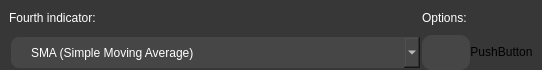
          <widget class="QWidget" name="indicator_widget_4" native="true">
           <property name="sizePolicy">
            <sizepolicy hsizetype="Expanding" vsizetype="Expanding">
             <horstretch>0</horstretch>
             <verstretch>0</verstretch>
            </sizepolicy>
           </property>
           <property name="maximumSize">
            <size>
             <width>16777215</width>
             <height>70</height>
            </size>
           </property>
           <property name="styleSheet">
            <string notr="true">background-color: rgb(55,55,55);
border-radius: 10px;</string>
           </property>
           <layout class="QHBoxLayout" name="horizontalLayout_5">
            <property name="spacing">
             <number>0</number>
            </property>
            <property name="leftMargin">
             <number>9</number>
            </property>
            <property name="topMargin">
             <number>0</number>
            </property>
            <property name="rightMargin">
             <number>9</number>
            </property>
            <property name="bottomMargin">
             <number>0</number>
            </property>
            <item>
             <widget class="QWidget" name="indicator_widget_nested_4" native="true">
              <layout class="QGridLayout" name="gridLayout_4">
               <property name="leftMargin">
                <number>0</number>
               </property>
               <property name="topMargin">
                <number>0</number>
               </property>
               <property name="rightMargin">
                <number>0</number>
               </property>
               <property name="bottomMargin">
                <number>0</number>
               </property>
               <property name="spacing">
                <number>0</number>
               </property>
               <item row="0" column="1">
                <widget class="QLabel" name="indicator_options_label_4">
                 <property name="styleSheet">
                  <string notr="true">QLabel {
	font: 10pt &quot;MS Shell Dlg 2&quot;;
	color: rgb(255,255,255);
}</string>
                 </property>
                 <property name="text">
                  <string>Options: </string>
                 </property>
                 <property name="margin">
                  <number>6</number>
                 </property>
                </widget>
               </item>
               <item row="0" column="0">
                <widget class="QLabel" name="indicator_name_label_4">
                 <property name="styleSheet">
                  <string notr="true">QLabel {
	font: 10pt &quot;MS Shell Dlg 2&quot;;
	color: rgb(255,255,255);
}</string>
                 </property>
                 <property name="text">
                  <string>Fourth indicator:</string>
                 </property>
                 <property name="margin">
                  <number>6</number>
                 </property>
                </widget>
               </item>
               <item row="1" column="0">
                <widget class="QComboBox" name="firstIndicator_comboBox_4">
                 <property name="sizePolicy">
                  <sizepolicy hsizetype="Expanding" vsizetype="Preferred">
                   <horstretch>0</horstretch>
                   <verstretch>0</verstretch>
                  </sizepolicy>
                 </property>
                 <property name="minimumSize">
                  <size>
                   <width>0</width>
                   <height>35</height>
                  </size>
                 </property>
                 <property name="maximumSize">
                  <size>
                   <width>16777215</width>
                   <height>35</height>
                  </size>
                 </property>
                 <property name="styleSheet">
                  <string notr="true">QComboBox {
        font: 10pt &quot;MS Shell Dlg 2&quot;;
        border: 2px solid rgb(55,55,55);
        border-radius: 10px;
        color: rgb(255, 255, 255);
        padding-left: 20px;
        padding-right: 20px;
        background-color: rgb(70,70,70);
}

QComboBox:hover {
        border: 2px solid rgb(90,90,90);
}

QComboBox QAbstractItemView {
     border: 2pxsolid rgb(45, 45, 45);
    selection-background-color:rgb(45, 45, 45);
    color: #FFF
                  }
</string>
                 </property>
                 <item>
                  <property name="text">
                   <string>SMA (Simple Moving Average)</string>
                  </property>
                 </item>
                 <item>
                  <property name="text">
                   <string>EMA (Exponential Moving Average)</string>
                  </property>
                 </item>
                 <item>
                  <property name="text">
                   <string>WMA (Weighted Moving Average)</string>
                  </property>
                 </item>
                 <item>
                  <property name="text">
                   <string>BOLL - Upper Band (Bollinger Band)</string>
                  </property>
                 </item>
                 <item>
                  <property name="text">
                   <string>BOLL - Lower Band (Bollinger Band)</string>
                  </property>
                 </item>
                 <item>
                  <property name="text">
                   <string>VWAP (Volumen Weighted Average Price)</string>
                  </property>
                 </item>
                 <item>
                  <property name="text">
                   <string>TRIX (Triple Exponential Average)</string>
                  </property>
                 </item>
                 <item>
                  <property name="text">
                   <string>SAR (Stop and Reverse)</string>
                  </property>
                 </item>
                 <item>
                  <property name="text">
                   <string>MACD - MACD Line (Moving Average Eonvergence Divergence)</string>
                  </property>
                 </item>
                 <item>
                  <property name="text">
                   <string>MACD - Singal Line (Moving Average Eonvergence Divergence)</string>
                  </property>
                 </item>
                 <item>
                  <property name="text">
                   <string>RSI (Relative Strength Index)</string>
                  </property>
                 </item>
                 <item>
                  <property name="text">
                   <string>KDJ (Random Index)</string>
                  </property>
                 </item>
                 <item>
                  <property name="text">
                   <string>OBV (On-balance volume)</string>
                  </property>
                 </item>
                 <item>
                  <property name="text">
                   <string>CCI (Commodity Channel Index)</string>
                  </property>
                 </item>
                 <item>
                  <property name="text">
                   <string>StochRSI (Stoch Relative Strength Index)</string>
                  </property>
                 </item>
                 <item>
                  <property name="text">
                   <string>WR (Williams %)</string>
                  </property>
                 </item>
                 <item>
                  <property name="text">
                   <string>DMI (Directional Movement Index)</string>
                  </property>
                 </item>
                 <item>
                  <property name="text">
                   <string>MTM (Momentum)</string>
                  </property>
                 </item>
                 <item>
                  <property name="text">
                   <string>EVM (Ease of Movement)</string>
                  </property>
                 </item>
                 <item>
                  <property name="text">
                   <string>Value (Plain integer or double)</string>
                  </property>
                 </item>
                 <item>
                  <property name="text">
                   <string>Open (Open price of candle)</string>
                  </property>
                 </item>
                 <item>
                  <property name="text">
                   <string>High (High price of candle)</string>
                  </property>
                 </item>
                 <item>
                  <property name="text">
                   <string>Low (Low price of candle)</string>
                  </property>
                 </item>
                 <item>
                  <property name="text">
                   <string>Close (Close price of candle)</string>
                  </property>
                 </item>
                 <item>
                  <property name="text">
                   <string>Volume (Amount traded in amount of time)</string>
                  </property>
                 </item>
                </widget>
               </item>
               <item row="1" column="1">
                <widget class="QPushButton" name="indicatorOptions_button_4">
                 <property name="sizePolicy">
                  <sizepolicy hsizetype="Expanding" vsizetype="Expanding">
                   <horstretch>0</horstretch>
                   <verstretch>0</verstretch>
                  </sizepolicy>
                 </property>
                 <property name="minimumSize">
                  <size>
                   <width>0</width>
                   <height>35</height>
                  </size>
                 </property>
                 <property name="maximumSize">
                  <size>
                   <width>16777215</width>
                   <height>35</height>
                  </size>
                 </property>
                 <property name="font">
                  <font>
                   <pointsize>10</pointsize>
                  </font>
                 </property>
                 <property name="styleSheet">
                  <string notr="true">QPushButton {
color: rgb(255, 255, 255);
background-color: rgb(70,70,70);
border: 0px sold;
border-radius: 10px;

}
QPushButton:hover {
	 border: 2px solid rgb(85,85,85);
}</string>
                 </property>
                 <property name="text">
                  <string/>
                 </property>
                </widget>
               </item>
               <item row="1" column="2">
                <widget class="QPushButton" name="delete_button_4">
                 <property name="text">
                  <string>PushButton</string>
                 </property>
                </widget>
               </item>
              </layout>
             </widget>
            </item>
           </layout>
          </widget>
